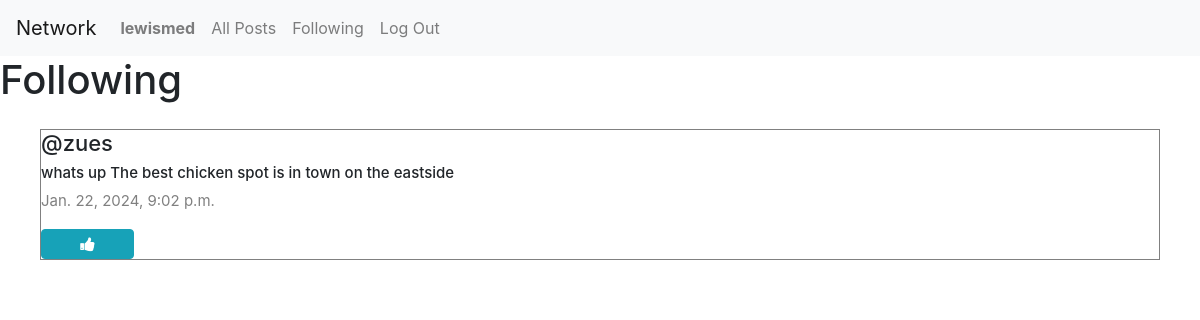
The app's page /following (signed in), older data.
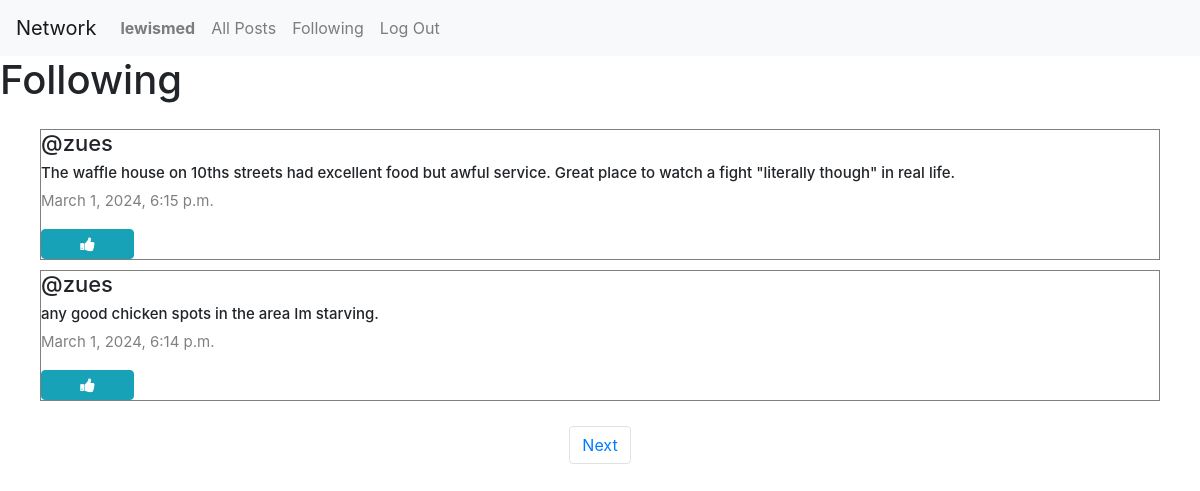
The same page, newer data.
### network/models.py (models this page shows, shortened)
class Post(models.Model):
    content=models.CharField(max_length=140)
    user=models.ForeignKey(User,on_delete=models.CASCADE,related_name="author")
    date=models.DateTimeField(auto_now_add=True)

class User(AbstractUser):
    pass

### network/views.py (the view)
# urls.py: path('following',views.following,name='following'),
def following(request):
    currentUser=User.objects.get(pk=request.user.id)
    following_people=Follow.objects.filter(user=currentUser)
    allPosts=Post.objects.all().order_by("id").reverse()
    followingPosts=[]
    for posts in allPosts:
        for person in following_people:
            if person.user_follower==posts.user:
                followingPosts.append(posts)
    paginator=Paginator(followingPosts,2)
    page_number= request.GET.get('page')
    posts_of_the_page=paginator.get_page(page_number)
    return render(request, "network/following.html",{
        "posts_of_the_page":posts_of_the_page
    })

### network/templates/network/following.html (shortened to what this page needs)
{% extends "network/layout.html" %}
{% block body %}
<h1>Following</h1>
<div class="all-posts" >
    {% for post in posts_of_the_page %}
        <div class="post" style="margin: 5px 20px; border:0.1px solid gray; display: flex;
        justify-content: center;
        flex-direction:column;
        box-sizing: border-box;">
            <h5 class="username">@{{ post.user }}</h5>
           <h6 class="content" id="content_{{post.id}}" >{{ post.content }}</h6>
            <p class="date"> {{ post.date }}</p>
            {% if user.is_authenticated %}
            {% if user == post.user %}
            <div class="d-flex justify-content-around">
                <button class="btn btn-primary" data-toggle="modal" data-target="#modal_edit_post_{{ post.id }}" > Edit </button>
            </div>
            <div class="modal" id="modal_edit_post_{{ post.id }}" tabindex="-1" role="dialog" aria-labelledby="modal_edit_post_{{ post.id }}_label" aria-hidden="true">
                <div class="modal-dialog" role="document">
                  <div class="modal-content">
                    <div class="modal-header">
                      <h5 class="modal-title">Edit Post</h5>
                      <button type="button" class="close" data-dismiss="modal" aria-label="Close">
                        <span aria-hidden="true">&times;</span>
                      </button>
                    </div>
                    <div class="modal-body">
                      <textarea rows="5" id="textarea_{{ post.id }}" class="form-control" name="content">{{ post.content }}</textarea>
                    </div>
                    <div class="modal-footer">
                      <button type="button" class="btn btn-primary" onclick= "submitHandler({{ post.id }})">Save changes</button>
                      <button type="button" class="btn btn-secondary" data-dismiss="modal">Close</button>
                    </div>
                  </div>
                </div>
              </div>
              {% else %}
                {% if post.id in whoYouLiked %}
              <button class="btn btn-info fa fa-thumbs-down col-1" onclick="likeHandler({{ post.id }},{{ whoYouLiked }})" post id="{{ post.id }}"></button>
                {% else %}
                <button class="btn btn-info fa fa-thumbs-up col-1"  onclick="likeHandler({{ post.id }},{{ whoYouLiked }})" post id="{{ post.id }}"></button>
                {% endif %}
            {% endif %}
            {% endif %}
        </div>
        {% endfor %}
    </div>
<nav aria-label="Page navigation example">
    <ul class="pagination d-flex justify-content-center">
      {% if posts_of_the_page.has_next %}
      <li class="page-item"><a class="page-link" href="?page={{ posts_of_the_page.next_page_number }}">Next</a></li>
        {% endif %}
    </ul>
  </nav>
{% endblock %}

Row changes from the older to the newer data that the page shows:
no longer on this page (row unchanged): Post: user "zues", content "whats up The best chicken spot is in town on the eastside", date "Jan. 22, 2024, 9:02 p.m."
added Post: user "zues", content "The waffle house on 10ths streets had excellent food but awful service. Great place to watch a fight \"literally though\" in real life.", date "March 1, 2024, 6:15 p.m."
added Post: user "zues", content "any good chicken spots in the area Im starving.", date "March 1, 2024, 6:14 p.m."
Text that changed along with them:
text now shown: "Next"
